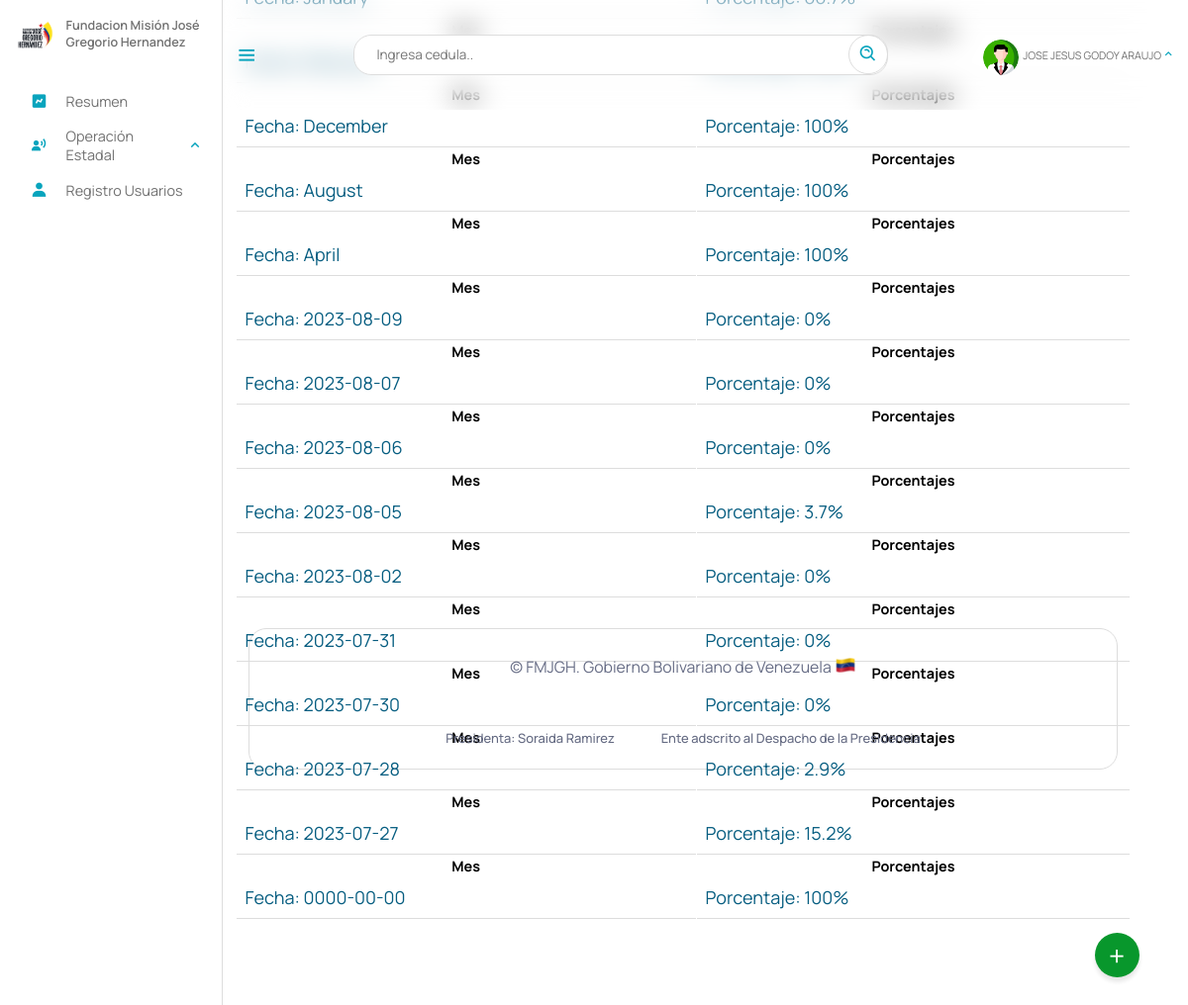
The app's page /Escritorio/Listaporcentajes.php (signed in) with its own data.
### tables this page shows
CREATE TABLE `porcentajes` (
  `fecha` varchar(255) DEFAULT NULL,
  `porcentaje` float DEFAULT NULL
);

### Escritorio/Listaporcentajes.php (the view)
<?php
include_once("partearriba.php");
?>
<?php
try {
    $pdo = new PDO("mysql:host=localhost;dbname=conapdis", "fmjgh", "misionfmjgh");
    $pdo->setAttribute(PDO::ATTR_ERRMODE, PDO::ERRMODE_EXCEPTION);
    $query = "SELECT * FROM porcentajes ORDER BY fecha DESC";
    $stmt = $pdo->query($query);
    echo "<div class='tabla-containerr'>";
    echo "<table>";
    while ($row = $stmt->fetch(PDO::FETCH_ASSOC)) {
        echo "
        <tr>
        <thead>
        <tr>
                    <th>Mes</th>
                    <th>Porcentajes</th>
                    </tr>
                    </thead>
                    <tbody>
            <td>
                <div class='porcentajeMes_div'>
                    <div class='porcentajeMes'>Fecha: {$row['fecha']}
                    </div>
                </div>
            </td>
            <td>
            <div class='porcentajeMes_div'>
                    <div class='porcentajeMes'> Porcentaje: {$row['porcentaje']}%
            </div>
            </td>
        </tr>";
    }
    echo " </tbody> </table>";
    echo "</div>";
} catch (PDOException $e) {
    echo "Error de conexión: " . $e->getMessage();
}
?>
<br><br><br>
<?php
include_once("parteabajo.php")
?>

### Escritorio/estilo.css (style rules this page uses)
* { font-family: 'Manrope', sans-serif; margin: 0; padding: 0; box-sizing: border-box; scroll-behavior: smooth; }
:root { --body-color: ; --tran-03:all 0.2 ease ; --tran-03:all 0.3s ease ; --tran-03:all 0.4s ease ; --tran-03:all 0.5s ease ; }
body { height: 100vh; background-color: #fff; }
.tabla-containerr { display: flex; justify-content: center; align-items: center; height: 75vh; }
table { width: 100%; }
.porcentajeMes_div { padding: 10px; border-bottom: 1px solid #ddd; }
.porcentajeMes { font-size: 20px; color: #065d80; }

### Escritorio/02-buttons/01-buttons.css (style rules this page uses)
body { margin: 0; padding: 0; }

### records on screen
porcentajes: fecha "February"
porcentajes: fecha "December", porcentaje "100"
porcentajes: fecha "August", porcentaje "100"
porcentajes: fecha "April", porcentaje "100"
porcentajes: fecha "2023-08-09", porcentaje "0"
porcentajes: fecha "2023-08-07", porcentaje "0"
porcentajes: fecha "2023-08-06", porcentaje "0"
porcentajes: fecha "2023-08-05", porcentaje "3.7"
porcentajes: fecha "2023-08-02", porcentaje "0"
porcentajes: fecha "2023-07-31", porcentaje "0"
porcentajes: fecha "2023-07-30", porcentaje "0"
porcentajes: fecha "2023-07-28", porcentaje "2.9"
porcentajes: fecha "2023-07-27", porcentaje "15.2"
porcentajes: fecha "0000-00-00", porcentaje "100"

### other values on screen
$NombreUsuarioActivo "JOSE JESUS GODOY ARAUJO"
